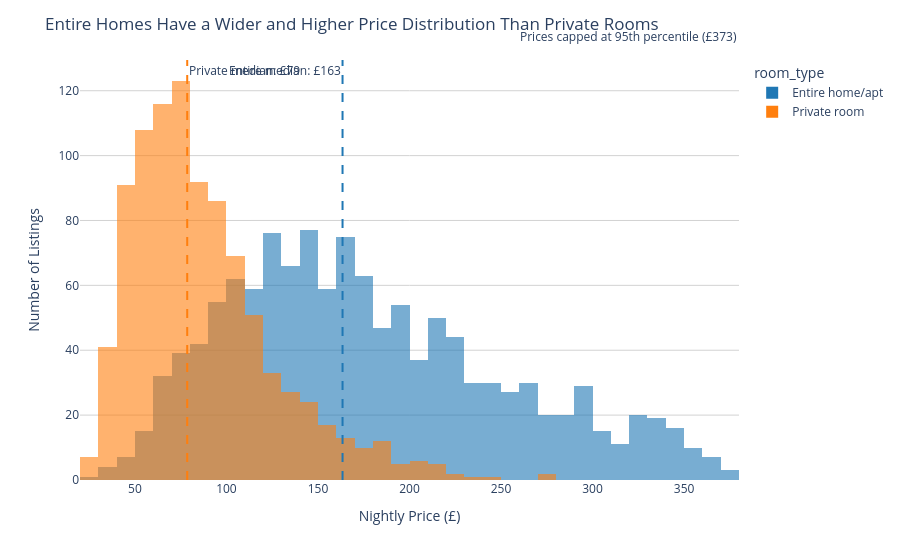

Notebook source saved alongside this figure:
### Markdown cell above
## Task 1 — Histogram: price by room type (overlapping distributions)

**What to build:** A histogram showing price distributions for **Entire home/apt vs Private room** (exclude Shared room — too few observations) overlaid on the same chart.

**Requirements:**
- Both room types on the same chart (use `color='room_type'`)
- `barmode='overlay'` with `opacity=0.6` so both distributions are visible
- A vertical line for the median of EACH room type, differently coloured
- Insight title comparing the two distributions

> 💡 `df_cap[df_cap['room_type'].isin(['Entire home/apt','Private room'])]`

### Code cell
import plotly.graph_objects as go

# Filter only required room types
hist_df = df_cap[df_cap['room_type'].isin(['Entire home/apt', 'Private room'])]

# Median prices
median_entire = hist_df[hist_df['room_type'] == 'Entire home/apt']['price'].median()
median_private = hist_df[hist_df['room_type'] == 'Private room']['price'].median()

# Create histogram
fig = px.histogram(
    hist_df,
    x='price',
    color='room_type',
    nbins=40,
    barmode='overlay',
    opacity=0.6,
    color_discrete_map={
        'Entire home/apt': '#1f77b4',
        'Private room': '#ff7f0e'
    }
)

# Median reference lines
fig.add_vline(
    x=median_entire,
    line_dash='dash',
    line_color='#1f77b4',
    annotation_text=f'Entire median: £{median_entire:.0f}',
    annotation_position='top left'
)

fig.add_vline(
    x=median_private,
    line_dash='dash',
    line_color='#ff7f0e',
    annotation_text=f'Private median: £{median_private:.0f}',
    annotation_position='top right'
)

# Layout styling
fig.update_layout(
    title='Entire Homes Have a Wider and Higher Price Distribution Than Private Rooms',
    xaxis_title='Nightly Price (£)',
    yaxis_title='Number of Listings',
    plot_bgcolor='white',
    paper_bgcolor='white'
)

fig.update_xaxes(showgrid=False)
fig.update_yaxes(gridcolor='lightgrey')

# Annotation for capped outliers
fig.add_annotation(
    text=f'Prices capped at 95th percentile (£{p95:.0f})',
    xref='paper',
    yref='paper',
    x=1,
    y=1.08,
    showarrow=False
)

fig.show()

### Figure 1 — Plotly figure (JSON) as saved in the notebook; plotly's stock layout.template omitted (floating-point values rounded to 4 significant figures; data arrays with more than 128 entries replaced by an {"elided": "..."} marker saying what was removed)
{"data": [{"bingroup": "x", "hovertemplate": "room_type=Entire home/apt<br>price=%{x}<br>count=%{y}<extra></extra>", "legendgroup": "Entire home/apt", "marker": {"color": "#1f77b4", "opacity": 0.6, "pattern": {"shape": ""}}, "name": "Entire home/apt", "nbinsx": 40, "orientation": "v", "showlegend": true, "type": "histogram", "x": {"elided": "1251 float values"}, "xaxis": "x", "yaxis": "y"}, {"bingroup": "x", "hovertemplate": "room_type=Private room<br>price=%{x}<br>count=%{y}<extra></extra>", "legendgroup": "Private room", "marker": {"color": "#ff7f0e", "opacity": 0.6, "pattern": {"shape": ""}}, "name": "Private room", "nbinsx": 40, "orientation": "v", "showlegend": true, "type": "histogram", "x": {"elided": "942 float values"}, "xaxis": "x", "yaxis": "y"}], "layout": {"annotations": [{"showarrow": false, "text": "Entire median: £163", "x": 163.4, "xanchor": "right", "xref": "x", "y": 1, "yanchor": "top", "yref": "y domain"}, {"showarrow": false, "text": "Private median: £79", "x": 78.57, "xanchor": "left", "xref": "x", "y": 1, "yanchor": "top", "yref": "y domain"}, {"showarrow": false, "text": "Prices capped at 95th percentile (£373)", "x": 1, "xref": "paper", "y": 1.08, "yref": "paper"}], "barmode": "overlay", "legend": {"title": {"text": "room_type"}, "tracegroupgap": 0}, "margin": {"t": 60}, "paper_bgcolor": "white", "plot_bgcolor": "white", "shapes": [{"line": {"color": "#1f77b4", "dash": "dash"}, "type": "line", "x0": 163.4, "x1": 163.4, "xref": "x", "y0": 0, "y1": 1, "yref": "y domain"}, {"line": {"color": "#ff7f0e", "dash": "dash"}, "type": "line", "x0": 78.57, "x1": 78.57, "xref": "x", "y0": 0, "y1": 1, "yref": "y domain"}], "title": {"text": "Entire Homes Have a Wider and Higher Price Distribution Than Private Rooms"}, "xaxis": {"anchor": "y", "domain": [0, 1], "showgrid": false, "title": {"text": "Nightly Price (£)"}}, "yaxis": {"anchor": "x", "domain": [0, 1], "gridcolor": "lightgrey", "title": {"text": "Number of Listings"}}}}
